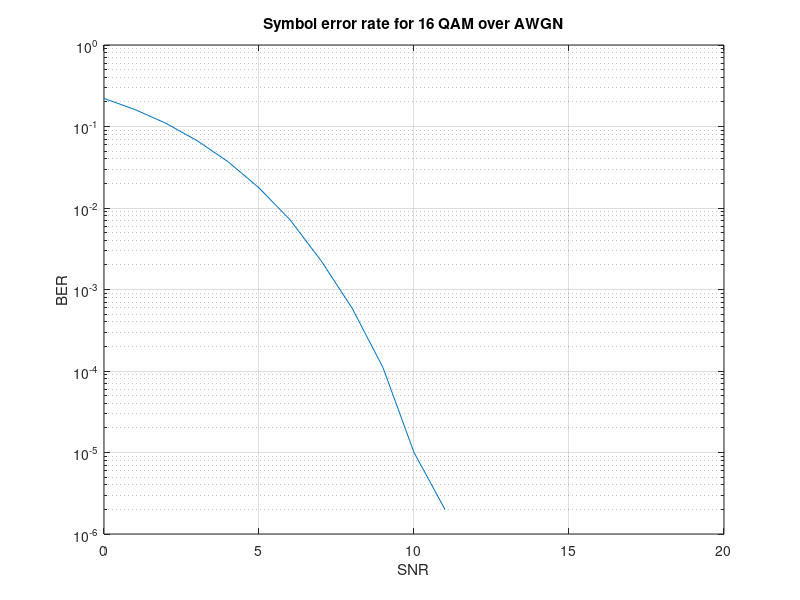

Here is the MATLAB script that generated this plot:
clear all
clc

SNR_MAX = 20; %signal-to-noise ratio (SNR)

N = 1e6;
SNR_S = [];
BER_S = [];

for SNR = 0:1:SNR_MAX
   
    % generate a sequence of N 16 QAM symbols with normalised energy (x)
    u = randi([0 15],N,1);
    x = qammod(u,16);

    % generate a sequence of N Gaussian noise samples (mean 0, variance s2) (n)
    sigma = 10.^(SNR/(-20)); %standard deviation
    n = sigma.*(randn(N,1)+1i*randn(N,1))./sqrt(2);

    % generate a sequence of noisy received signal samples (y = x + n)
    %     y = awgn(x,SNR);
    %     scatterplot(y)
    y = x + n;
    %     scatterplot(y1)
    %     title('y1')

    % count the number of detection errors and evaluate the BER of the system
    yd = qamdemod(y,16);

    [numErrs, BER] = symerr(u,yd); 
    SNR_S = [SNR_S SNR];
    BER_S = [BER_S BER];
end
% BER simulations for SNR from 0 to 20 dB
semilogy(SNR_S,BER_S);
grid on
title('Symbol error rate for 16 QAM over AWGN');
xlabel('SNR');
ylabel('BER');


